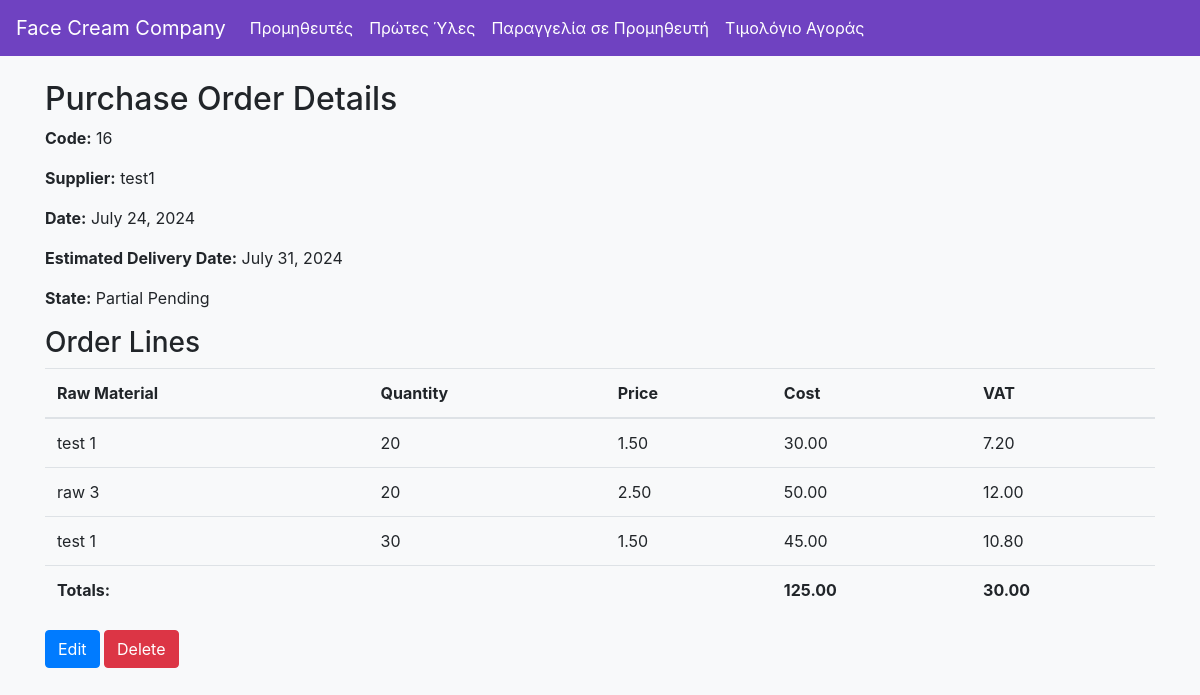
The page /api/purchase-orders/61/ on the database its author committed.
### raw_materials/models.py (models this page shows, shortened)
class PurchaseOrder(models.Model):
    ORDER_STATES = [
        ('pending', 'Pending'),
        ('completed', 'Completed'),
        ('partial_pending', 'Partial Pending'),
    ]
    code = models.CharField(max_length=20, unique=True)
    supplier = models.ForeignKey(Supplier, on_delete=models.CASCADE)
    date = models.DateField()
    estimated_delivery_date = models.DateField()
    state = models.CharField(max_length=20, choices=ORDER_STATES, default='pending')

class Supplier(models.Model):
    code = models.CharField(max_length=20, unique=True)
    name = models.CharField(max_length=100)
    address = models.TextField()
    phone = models.CharField(max_length=15)
    mobile = models.CharField(max_length=15)
    email = models.EmailField()
    def __str__(self):
        return self.name

class PurchaseOrderLine(models.Model):
    purchase_order = models.ForeignKey(PurchaseOrder, on_delete=models.CASCADE)
    raw_material = models.ForeignKey(RawMaterial, on_delete=models.CASCADE)
    quantity = models.IntegerField(null=True, blank=True)
    price = models.DecimalField(max_digits=10, decimal_places=2, null=True, blank=True)
    vat = models.DecimalField(max_digits=10, decimal_places=2, editable=False, null=True, blank=True)
    invoiced_quantity = models.DecimalField(max_digits=10, decimal_places=2, default=0)
    STATE_CHOICES = [
        ('pending', 'Pending'),
        ('partial', 'Partially Fulfilled'),
        ('fulfilled', 'Fulfilled'),
    ]
    state = models.CharField(max_length=20, choices=STATE_CHOICES, default='pending')
    @property
    def cost(self):
        if self.quantity is not None and self.price is not None:
            return self.quantity * self.price
        return None

class RawMaterial(models.Model):
    code = models.CharField(max_length=20, unique=True)
    name = models.CharField(max_length=100)
    description = models.TextField()
    price = models.DecimalField(max_digits=10, decimal_places=2)
    vat_category = models.CharField(max_length=50)
    stock = models.IntegerField()
    barcode = models.CharField(max_length=50)
    suppliers = models.ManyToManyField(Supplier)
    def __str__(self):
        return self.name

### raw_materials/views.py (the view)
# urls.py: path('purchase-orders/<int:pk>/', PurchaseOrderDetailView.as_view(), name='purchaseorder_detail'),
class PurchaseOrderDetailView(DetailView):
    model = PurchaseOrder
    template_name = 'raw_materials/purchaseorder_detail.html'
    context_object_name = 'purchaseorder'
    def get_context_data(self, **kwargs):
        context = super().get_context_data(**kwargs)
        context['lines'] = self.object.purchaseorderline_set.all()
        context['total_cost'] = sum(line.cost for line in context['lines'])
        context['total_vat'] = sum(line.vat for line in context['lines'])
        return context

### raw_materials/templates/raw_materials/purchaseorder_detail.html
{% extends "base.html" %}
{% block content %}
<h2>Purchase Order Details</h2>
<p><strong>Code:</strong> {{ purchaseorder.code }}</p>
<p><strong>Supplier:</strong> {{ purchaseorder.supplier }}</p>
<p><strong>Date:</strong> {{ purchaseorder.date }}</p>
<p><strong>Estimated Delivery Date:</strong> {{ purchaseorder.estimated_delivery_date }}</p>
<p><strong>State:</strong> {{ purchaseorder.get_state_display }}</p>
<h3>Order Lines</h3>
<table class="table">
    <thead>
        <tr>
            <th>Raw Material</th>
            <th>Quantity</th>
            <th>Price</th>
            <th>Cost</th>
            <th>VAT</th>
        </tr>
    </thead>
    <tbody>
        {% for line in lines %}
        <tr>
            <td>{{ line.raw_material }}</td>
            <td>{{ line.quantity }}</td>
            <td>{{ line.price }}</td>
            <td>{{ line.cost }}</td>
            <td>{{ line.vat }}</td>
        </tr>
        {% endfor %}
    </tbody>
    <tfoot>
        <tr>
            <td colspan="3"><strong>Totals:</strong></td>
            <td><strong>{{ total_cost }}</strong></td>
            <td><strong>{{ total_vat }}</strong></td>
        </tr>
    </tfoot>
</table>
<a href="{% url 'purchaseorder_update' purchaseorder.pk %}" class="btn btn-primary">Edit</a>
<a href="{% url 'purchaseorder_delete' purchaseorder.pk %}" class="btn btn-danger">Delete</a>
{% endblock %}

### raw_materials/templates/base.html (style rules this page uses)
body { background-color: #f8f9fa; }

### rows shown on the page
PurchaseOrder: code "16", supplier "test1", date "July 24, 2024", estimated_delivery_date "July 31, 2024", state "Partial Pending"
PurchaseOrderLine: raw_material "test 1", quantity "20", price "1.50", cost "30.00", vat "7.20"
PurchaseOrderLine: raw_material "raw 3", quantity "20", price "2.50", cost "50.00", vat "12.00"
PurchaseOrderLine: raw_material "test 1", quantity "30", price "1.50", cost "45.00", vat "10.80"

### other values the page prints
{{ total_cost }} "125.00"
{{ total_vat }} "30.00"
